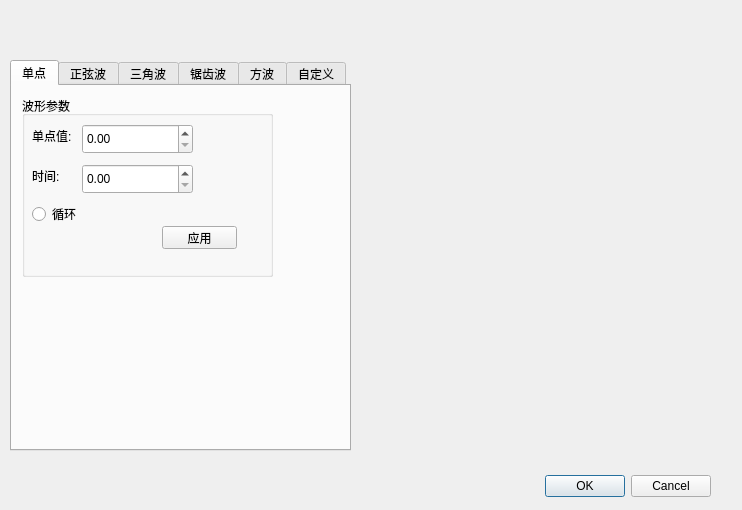
<?xml version="1.0" encoding="UTF-8"?>
<ui version="4.0">
 <class>DlgLchSet</class>
 <widget class="QDialog" name="DlgLchSet">
  <property name="geometry">
   <rect>
    <x>0</x>
    <y>0</y>
    <width>742</width>
    <height>510</height>
   </rect>
  </property>
  <property name="windowTitle">
   <string>Dialog</string>
  </property>
  <property name="styleSheet">
   <string notr="true">font: 75 9pt &quot;微软雅黑&quot;;</string>
  </property>
  <widget class="QDialogButtonBox" name="buttonBox">
   <property name="geometry">
    <rect>
     <x>370</x>
     <y>470</y>
     <width>341</width>
     <height>32</height>
    </rect>
   </property>
   <property name="orientation">
    <enum>Qt::Horizontal</enum>
   </property>
   <property name="standardButtons">
    <set>QDialogButtonBox::Cancel|QDialogButtonBox::Ok</set>
   </property>
  </widget>
  <widget class="QTabWidget" name="tabWidget">
   <property name="geometry">
    <rect>
     <x>10</x>
     <y>60</y>
     <width>341</width>
     <height>391</height>
    </rect>
   </property>
   <property name="tabPosition">
    <enum>QTabWidget::North</enum>
   </property>
   <property name="tabShape">
    <enum>QTabWidget::Rounded</enum>
   </property>
   <property name="currentIndex">
    <number>0</number>
   </property>
   <widget class="QWidget" name="tab_Sp">
    <attribute name="title">
     <string>单点</string>
    </attribute>
    <widget class="QGroupBox" name="gbPara_Sp">
     <property name="geometry">
      <rect>
       <x>10</x>
       <y>10</y>
       <width>251</width>
       <height>181</height>
      </rect>
     </property>
     <property name="styleSheet">
      <string notr="true"/>
     </property>
     <property name="title">
      <string>波形参数</string>
     </property>
     <widget class="QDoubleSpinBox" name="sbAMP_Sp">
      <property name="geometry">
       <rect>
        <x>60</x>
        <y>28</y>
        <width>111</width>
        <height>30</height>
       </rect>
      </property>
      <property name="maximum">
       <double>1024.000000000000000</double>
      </property>
     </widget>
     <widget class="QLabel" name="lbAMP_Sp">
      <property name="geometry">
       <rect>
        <x>10</x>
        <y>30</y>
        <width>40</width>
        <height>20</height>
       </rect>
      </property>
      <property name="text">
       <string>单点值:</string>
      </property>
     </widget>
     <widget class="QLabel" name="lbTIME_Sp">
      <property name="geometry">
       <rect>
        <x>10</x>
        <y>70</y>
        <width>40</width>
        <height>20</height>
       </rect>
      </property>
      <property name="text">
       <string>时间:</string>
      </property>
     </widget>
     <widget class="QDoubleSpinBox" name="sbTIME_Sp">
      <property name="geometry">
       <rect>
        <x>60</x>
        <y>68</y>
        <width>111</width>
        <height>30</height>
       </rect>
      </property>
      <property name="maximum">
       <double>65536.000000000000000</double>
      </property>
     </widget>
     <widget class="QRadioButton" name="rbloo_Sp">
      <property name="geometry">
       <rect>
        <x>10</x>
        <y>110</y>
        <width>51</width>
        <height>16</height>
       </rect>
      </property>
      <property name="text">
       <string>循环</string>
      </property>
     </widget>
     <widget class="QPushButton" name="btnApplyChangeSp">
      <property name="geometry">
       <rect>
        <x>140</x>
        <y>130</y>
        <width>75</width>
        <height>23</height>
       </rect>
      </property>
      <property name="text">
       <string>应用</string>
      </property>
     </widget>
    </widget>
   </widget>
   <widget class="QWidget" name="tabSine">
    <attribute name="title">
     <string>正弦波</string>
    </attribute>
    <widget class="QGroupBox" name="gbPara_Sine">
     <property name="geometry">
      <rect>
       <x>10</x>
       <y>10</y>
       <width>251</width>
       <height>181</height>
      </rect>
     </property>
     <property name="styleSheet">
      <string notr="true"/>
     </property>
     <property name="title">
      <string>波形参数</string>
     </property>
     <widget class="QLabel" name="lbFEQ_Sine">
      <property name="geometry">
       <rect>
        <x>10</x>
        <y>110</y>
        <width>111</width>
        <height>20</height>
       </rect>
      </property>
      <property name="text">
       <string>频率:</string>
      </property>
     </widget>
     <widget class="QDoubleSpinBox" name="sbAMP_Sine">
      <property name="geometry">
       <rect>
        <x>60</x>
        <y>28</y>
        <width>111</width>
        <height>30</height>
       </rect>
      </property>
      <property name="maximum">
       <double>1024.000000000000000</double>
      </property>
     </widget>
     <widget class="QLabel" name="lbAMP_Sine">
      <property name="geometry">
       <rect>
        <x>10</x>
        <y>30</y>
        <width>40</width>
        <height>20</height>
       </rect>
      </property>
      <property name="text">
       <string>幅值:</string>
      </property>
     </widget>
     <widget class="QLabel" name="lbTIME_Sine">
      <property name="geometry">
       <rect>
        <x>10</x>
        <y>70</y>
        <width>40</width>
        <height>20</height>
       </rect>
      </property>
      <property name="text">
       <string>时间:</string>
      </property>
     </widget>
     <widget class="QDoubleSpinBox" name="sbTIME_Sine">
      <property name="geometry">
       <rect>
        <x>60</x>
        <y>68</y>
        <width>111</width>
        <height>30</height>
       </rect>
      </property>
      <property name="maximum">
       <double>65536.000000000000000</double>
      </property>
     </widget>
     <widget class="QLabel" name="lbamp_end_Sine">
      <property name="geometry">
       <rect>
        <x>190</x>
        <y>30</y>
        <width>41</width>
        <height>20</height>
       </rect>
      </property>
      <property name="text">
       <string>&quot;&quot;</string>
      </property>
     </widget>
     <widget class="QRadioButton" name="rbclyle_Sine">
      <property name="geometry">
       <rect>
        <x>60</x>
        <y>140</y>
        <width>71</width>
        <height>16</height>
       </rect>
      </property>
      <property name="text">
       <string>周期个数</string>
      </property>
      <attribute name="buttonGroup">
       <string notr="true">buttonGroup</string>
      </attribute>
     </widget>
     <widget class="QRadioButton" name="rbloo_Sine">
      <property name="geometry">
       <rect>
        <x>10</x>
        <y>140</y>
        <width>51</width>
        <height>16</height>
       </rect>
      </property>
      <property name="text">
       <string>循环</string>
      </property>
      <attribute name="buttonGroup">
       <string notr="true">buttonGroup</string>
      </attribute>
     </widget>
     <widget class="QSpinBox" name="spcycle_Sine">
      <property name="geometry">
       <rect>
        <x>140</x>
        <y>138</y>
        <width>42</width>
        <height>22</height>
       </rect>
      </property>
     </widget>
    </widget>
    <widget class="QPushButton" name="btn_apply_Sine">
     <property name="geometry">
      <rect>
       <x>180</x>
       <y>200</y>
       <width>75</width>
       <height>23</height>
      </rect>
     </property>
     <property name="text">
      <string>应用</string>
     </property>
    </widget>
   </widget>
   <widget class="QWidget" name="tabTri">
    <attribute name="title">
     <string>三角波</string>
    </attribute>
    <widget class="QPushButton" name="btn_apply_Tri">
     <property name="geometry">
      <rect>
       <x>180</x>
       <y>200</y>
       <width>75</width>
       <height>23</height>
      </rect>
     </property>
     <property name="text">
      <string>应用</string>
     </property>
    </widget>
    <widget class="QGroupBox" name="gbPara_Tri">
     <property name="geometry">
      <rect>
       <x>10</x>
       <y>10</y>
       <width>251</width>
       <height>181</height>
      </rect>
     </property>
     <property name="styleSheet">
      <string notr="true"/>
     </property>
     <property name="title">
      <string>波形参数</string>
     </property>
     <widget class="QLabel" name="lbFEQ_Tri">
      <property name="geometry">
       <rect>
        <x>10</x>
        <y>110</y>
        <width>111</width>
        <height>20</height>
       </rect>
      </property>
      <property name="text">
       <string>FEQ:</string>
      </property>
     </widget>
     <widget class="QDoubleSpinBox" name="sbAMP_Tri">
      <property name="geometry">
       <rect>
        <x>60</x>
        <y>28</y>
        <width>111</width>
        <height>30</height>
       </rect>
      </property>
      <property name="maximum">
       <double>1024.000000000000000</double>
      </property>
     </widget>
     <widget class="QLabel" name="lbAMP_Tri">
      <property name="geometry">
       <rect>
        <x>10</x>
        <y>30</y>
        <width>40</width>
        <height>20</height>
       </rect>
      </property>
      <property name="text">
       <string>AMP:</string>
      </property>
     </widget>
     <widget class="QLabel" name="lbTIME_Tri">
      <property name="geometry">
       <rect>
        <x>10</x>
        <y>70</y>
        <width>40</width>
        <height>20</height>
       </rect>
      </property>
      <property name="text">
       <string>TIME:</string>
      </property>
     </widget>
     <widget class="QDoubleSpinBox" name="sbTIME_Tri">
      <property name="geometry">
       <rect>
        <x>60</x>
        <y>68</y>
        <width>111</width>
        <height>30</height>
       </rect>
      </property>
      <property name="maximum">
       <double>65536.000000000000000</double>
      </property>
     </widget>
     <widget class="QLabel" name="lbamp_end_Tri">
      <property name="geometry">
       <rect>
        <x>190</x>
        <y>30</y>
        <width>41</width>
        <height>20</height>
       </rect>
      </property>
      <property name="text">
       <string>&quot;&quot;</string>
      </property>
     </widget>
     <widget class="QSpinBox" name="spcycle_Tri">
      <property name="geometry">
       <rect>
        <x>140</x>
        <y>138</y>
        <width>42</width>
        <height>22</height>
       </rect>
      </property>
     </widget>
     <widget class="QRadioButton" name="rbclyle_Tri">
      <property name="geometry">
       <rect>
        <x>60</x>
        <y>140</y>
        <width>71</width>
        <height>16</height>
       </rect>
      </property>
      <property name="text">
       <string>周期个数</string>
      </property>
      <attribute name="buttonGroup">
       <string notr="true">buttonGroup_2</string>
      </attribute>
     </widget>
     <widget class="QRadioButton" name="rbloo_Tri">
      <property name="geometry">
       <rect>
        <x>10</x>
        <y>140</y>
        <width>51</width>
        <height>16</height>
       </rect>
      </property>
      <property name="text">
       <string>循环</string>
      </property>
      <attribute name="buttonGroup">
       <string notr="true">buttonGroup_2</string>
      </attribute>
     </widget>
    </widget>
   </widget>
   <widget class="QWidget" name="tabSaw">
    <attribute name="title">
     <string>锯齿波</string>
    </attribute>
    <widget class="QPushButton" name="btn_apply_Saw">
     <property name="geometry">
      <rect>
       <x>180</x>
       <y>200</y>
       <width>75</width>
       <height>23</height>
      </rect>
     </property>
     <property name="text">
      <string>应用</string>
     </property>
    </widget>
    <widget class="QGroupBox" name="gbPara_Saw">
     <property name="geometry">
      <rect>
       <x>10</x>
       <y>10</y>
       <width>251</width>
       <height>181</height>
      </rect>
     </property>
     <property name="styleSheet">
      <string notr="true"/>
     </property>
     <property name="title">
      <string>波形参数</string>
     </property>
     <widget class="QLabel" name="lbFEQ_Saw">
      <property name="geometry">
       <rect>
        <x>10</x>
        <y>110</y>
        <width>111</width>
        <height>20</height>
       </rect>
      </property>
      <property name="text">
       <string>FEQ:</string>
      </property>
     </widget>
     <widget class="QDoubleSpinBox" name="sbAMP_Saw">
      <property name="geometry">
       <rect>
        <x>60</x>
        <y>28</y>
        <width>111</width>
        <height>30</height>
       </rect>
      </property>
      <property name="maximum">
       <double>1024.000000000000000</double>
      </property>
     </widget>
     <widget class="QLabel" name="lbAMP_Saw">
      <property name="geometry">
       <rect>
        <x>10</x>
        <y>30</y>
        <width>40</width>
        <height>20</height>
       </rect>
      </property>
      <property name="text">
       <string>AMP:</string>
      </property>
     </widget>
     <widget class="QLabel" name="lbTIME_Saw">
      <property name="geometry">
       <rect>
        <x>10</x>
        <y>70</y>
        <width>40</width>
        <height>20</height>
       </rect>
      </property>
      <property name="text">
       <string>TIME:</string>
      </property>
     </widget>
     <widget class="QDoubleSpinBox" name="sbTIME_Saw">
      <property name="geometry">
       <rect>
        <x>60</x>
        <y>68</y>
        <width>111</width>
        <height>30</height>
       </rect>
      </property>
      <property name="maximum">
       <double>65536.000000000000000</double>
      </property>
     </widget>
     <widget class="QLabel" name="lbamp_end_Saw">
      <property name="geometry">
       <rect>
        <x>190</x>
        <y>30</y>
        <width>41</width>
        <height>20</height>
       </rect>
      </property>
      <property name="text">
       <string>&quot;&quot;</string>
      </property>
     </widget>
     <widget class="QSpinBox" name="spcycle_Saw">
      <property name="geometry">
       <rect>
        <x>140</x>
        <y>138</y>
        <width>42</width>
        <height>22</height>
       </rect>
      </property>
     </widget>
     <widget class="QRadioButton" name="rbclyle_Saw">
      <property name="geometry">
       <rect>
        <x>60</x>
        <y>140</y>
        <width>71</width>
        <height>16</height>
       </rect>
      </property>
      <property name="text">
       <string>周期个数</string>
      </property>
      <attribute name="buttonGroup">
       <string notr="true">buttonGroup_3</string>
      </attribute>
     </widget>
     <widget class="QRadioButton" name="rbloo_Saw">
      <property name="geometry">
       <rect>
        <x>10</x>
        <y>140</y>
        <width>51</width>
        <height>16</height>
       </rect>
      </property>
      <property name="text">
       <string>循环</string>
      </property>
      <attribute name="buttonGroup">
       <string notr="true">buttonGroup_3</string>
      </attribute>
     </widget>
    </widget>
   </widget>
   <widget class="QWidget" name="tabSqu">
    <attribute name="title">
     <string>方波</string>
    </attribute>
    <widget class="QPushButton" name="btn_apply_Squ">
     <property name="geometry">
      <rect>
       <x>180</x>
       <y>250</y>
       <width>75</width>
       <height>23</height>
      </rect>
     </property>
     <property name="text">
      <string>应用</string>
     </property>
    </widget>
    <widget class="QGroupBox" name="gbPara_Squ">
     <property name="geometry">
      <rect>
       <x>10</x>
       <y>10</y>
       <width>251</width>
       <height>221</height>
      </rect>
     </property>
     <property name="styleSheet">
      <string notr="true"/>
     </property>
     <property name="title">
      <string>波形参数</string>
     </property>
     <widget class="QLabel" name="lbFEQ_Squ">
      <property name="geometry">
       <rect>
        <x>10</x>
        <y>110</y>
        <width>111</width>
        <height>20</height>
       </rect>
      </property>
      <property name="text">
       <string>FEQ:</string>
      </property>
     </widget>
     <widget class="QDoubleSpinBox" name="sbAMP_Squ">
      <property name="geometry">
       <rect>
        <x>60</x>
        <y>28</y>
        <width>111</width>
        <height>30</height>
       </rect>
      </property>
      <property name="maximum">
       <double>1024.000000000000000</double>
      </property>
     </widget>
     <widget class="QLabel" name="lbAMP_Squ">
      <property name="geometry">
       <rect>
        <x>10</x>
        <y>30</y>
        <width>40</width>
        <height>20</height>
       </rect>
      </property>
      <property name="text">
       <string>AMP:</string>
      </property>
     </widget>
     <widget class="QLabel" name="lbDUTY_Squ">
      <property name="geometry">
       <rect>
        <x>10</x>
        <y>140</y>
        <width>40</width>
        <height>20</height>
       </rect>
      </property>
      <property name="text">
       <string>DUTY:</string>
      </property>
     </widget>
     <widget class="QDoubleSpinBox" name="sbDUTY_Squ">
      <property name="geometry">
       <rect>
        <x>60</x>
        <y>132</y>
        <width>111</width>
        <height>30</height>
       </rect>
      </property>
      <property name="maximum">
       <double>100.000000000000000</double>
      </property>
     </widget>
     <widget class="QLabel" name="lbTIME_Squ">
      <property name="geometry">
       <rect>
        <x>10</x>
        <y>70</y>
        <width>40</width>
        <height>20</height>
       </rect>
      </property>
      <property name="text">
       <string>TIME:</string>
      </property>
     </widget>
     <widget class="QDoubleSpinBox" name="sbTIME_Squ">
      <property name="geometry">
       <rect>
        <x>60</x>
        <y>68</y>
        <width>111</width>
        <height>30</height>
       </rect>
      </property>
      <property name="maximum">
       <double>65536.000000000000000</double>
      </property>
     </widget>
     <widget class="QLabel" name="lbamp_end_Squ">
      <property name="geometry">
       <rect>
        <x>190</x>
        <y>30</y>
        <width>41</width>
        <height>20</height>
       </rect>
      </property>
      <property name="text">
       <string>&quot;&quot;</string>
      </property>
     </widget>
     <widget class="QRadioButton" name="rbloo_Squ">
      <property name="geometry">
       <rect>
        <x>10</x>
        <y>180</y>
        <width>51</width>
        <height>16</height>
       </rect>
      </property>
      <property name="text">
       <string>循环</string>
      </property>
      <attribute name="buttonGroup">
       <string notr="true">buttonGroup_4</string>
      </attribute>
     </widget>
     <widget class="QRadioButton" name="rbclyle_Squ">
      <property name="geometry">
       <rect>
        <x>60</x>
        <y>180</y>
        <width>71</width>
        <height>16</height>
       </rect>
      </property>
      <property name="text">
       <string>周期个数</string>
      </property>
      <attribute name="buttonGroup">
       <string notr="true">buttonGroup_4</string>
      </attribute>
     </widget>
     <widget class="QSpinBox" name="spcycle_Squ">
      <property name="geometry">
       <rect>
        <x>140</x>
        <y>178</y>
        <width>42</width>
        <height>22</height>
       </rect>
      </property>
     </widget>
    </widget>
   </widget>
   <widget class="QWidget" name="tabCur">
    <attribute name="title">
     <string>自定义</string>
    </attribute>
    <widget class="QGroupBox" name="groupBox">
     <property name="geometry">
      <rect>
       <x>0</x>
       <y>10</y>
       <width>291</width>
       <height>351</height>
      </rect>
     </property>
     <property name="title">
      <string>自定义参数</string>
     </property>
     <widget class="QDoubleSpinBox" name="sbstartTime">
      <property name="geometry">
       <rect>
        <x>70</x>
        <y>25</y>
        <width>71</width>
        <height>30</height>
       </rect>
      </property>
      <property name="maximum">
       <double>65536.000000000000000</double>
      </property>
     </widget>
     <widget class="QLabel" name="lblStartTime">
      <property name="geometry">
       <rect>
        <x>10</x>
        <y>30</y>
        <width>71</width>
        <height>20</height>
       </rect>
      </property>
      <property name="text">
       <string>StartTime:</string>
      </property>
     </widget>
     <widget class="QDoubleSpinBox" name="sbEndTime">
      <property name="geometry">
       <rect>
        <x>70</x>
        <y>70</y>
        <width>71</width>
        <height>30</height>
       </rect>
      </property>
      <property name="maximum">
       <double>65536.000000000000000</double>
      </property>
     </widget>
     <widget class="QLabel" name="lblEndTime">
      <property name="geometry">
       <rect>
        <x>10</x>
        <y>70</y>
        <width>62</width>
        <height>20</height>
       </rect>
      </property>
      <property name="text">
       <string>EndTime:</string>
      </property>
     </widget>
     <widget class="QDoubleSpinBox" name="sbStartY">
      <property name="geometry">
       <rect>
        <x>200</x>
        <y>25</y>
        <width>71</width>
        <height>30</height>
       </rect>
      </property>
      <property name="minimum">
       <double>-1000.000000000000000</double>
      </property>
      <property name="maximum">
       <double>1000.000000000000000</double>
      </property>
     </widget>
     <widget class="QLabel" name="label">
      <property name="geometry">
       <rect>
        <x>150</x>
        <y>30</y>
        <width>41</width>
        <height>20</height>
       </rect>
      </property>
      <property name="text">
       <string>StartY:</string>
      </property>
     </widget>
     <widget class="QDoubleSpinBox" name="sbEndY">
      <property name="geometry">
       <rect>
        <x>200</x>
        <y>70</y>
        <width>71</width>
        <height>30</height>
       </rect>
      </property>
      <property name="minimum">
       <double>-1000.000000000000000</double>
      </property>
      <property name="maximum">
       <double>1000.000000000000000</double>
      </property>
     </widget>
     <widget class="QLabel" name="label_2">
      <property name="geometry">
       <rect>
        <x>150</x>
        <y>70</y>
        <width>41</width>
        <height>20</height>
       </rect>
      </property>
      <property name="text">
       <string>EndY:</string>
      </property>
     </widget>
     <widget class="QListWidget" name="lswcurv">
      <property name="geometry">
       <rect>
        <x>20</x>
        <y>180</y>
        <width>251</width>
        <height>111</height>
       </rect>
      </property>
     </widget>
     <widget class="QPushButton" name="btnConfirmSeg">
      <property name="geometry">
       <rect>
        <x>200</x>
        <y>110</y>
        <width>71</width>
        <height>28</height>
       </rect>
      </property>
      <property name="text">
       <string>添加段</string>
      </property>
     </widget>
     <widget class="QPushButton" name="btncurDel">
      <property name="geometry">
       <rect>
        <x>200</x>
        <y>300</y>
        <width>71</width>
        <height>28</height>
       </rect>
      </property>
      <property name="text">
       <string>删除段</string>
      </property>
     </widget>
     <widget class="QLabel" name="label_3">
      <property name="geometry">
       <rect>
        <x>20</x>
        <y>150</y>
        <width>62</width>
        <height>20</height>
       </rect>
      </property>
      <property name="text">
       <string> 已添加:</string>
      </property>
     </widget>
     <widget class="QCheckBox" name="cbloop_Cur">
      <property name="geometry">
       <rect>
        <x>20</x>
        <y>310</y>
        <width>71</width>
        <height>16</height>
       </rect>
      </property>
      <property name="text">
       <string>循环产生</string>
      </property>
     </widget>
    </widget>
   </widget>
  </widget>
  <widget class="QwtPlot" name="plotWhole">
   <property name="geometry">
    <rect>
     <x>359</x>
     <y>80</y>
     <width>361</width>
     <height>381</height>
    </rect>
   </property>
  </widget>
  <widget class="QLabel" name="label_4">
   <property name="geometry">
    <rect>
     <x>20</x>
     <y>10</y>
     <width>611</width>
     <height>41</height>
    </rect>
   </property>
   <property name="text">
    <string/>
   </property>
  </widget>
 </widget>
 <customwidgets>
  <customwidget>
   <class>QwtPlot</class>
   <extends>QFrame</extends>
   <header>qwt_plot.h</header>
   <container>1</container>
  </customwidget>
 </customwidgets>
 <resources/>
 <connections>
  <connection>
   <sender>buttonBox</sender>
   <signal>accepted()</signal>
   <receiver>DlgLchSet</receiver>
   <slot>accept()</slot>
   <hints>
    <hint type="sourcelabel">
     <x>248</x>
     <y>254</y>
    </hint>
    <hint type="destinationlabel">
     <x>157</x>
     <y>274</y>
    </hint>
   </hints>
  </connection>
  <connection>
   <sender>buttonBox</sender>
   <signal>rejected()</signal>
   <receiver>DlgLchSet</receiver>
   <slot>reject()</slot>
   <hints>
    <hint type="sourcelabel">
     <x>316</x>
     <y>260</y>
    </hint>
    <hint type="destinationlabel">
     <x>286</x>
     <y>274</y>
    </hint>
   </hints>
  </connection>
 </connections>
 <buttongroups>
  <buttongroup name="buttonGroup_2"/>
  <buttongroup name="buttonGroup_3"/>
  <buttongroup name="buttonGroup_4"/>
  <buttongroup name="buttonGroup"/>
 </buttongroups>
</ui>
